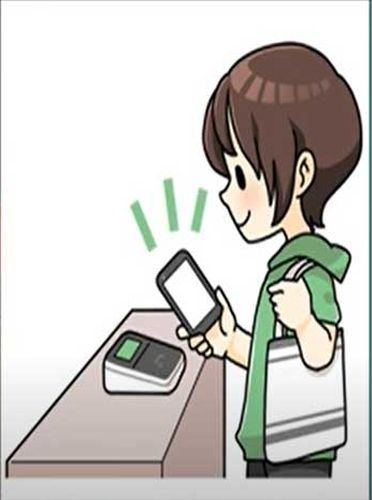
#> input picture F55121060_Isra Septia Cahyani_PCD/gambar.jpg, 372 x 500 px
$ python 'Histogram Equalization.py'
#> lines starting #> are read from the running program, lines starting #| are printed output that depends on the picture
import cv2
import numpy as np
from matplotlib import pyplot as plt

# memuat gambar skala abu-abu
img = cv2.imread('gambar.jpg', 0)
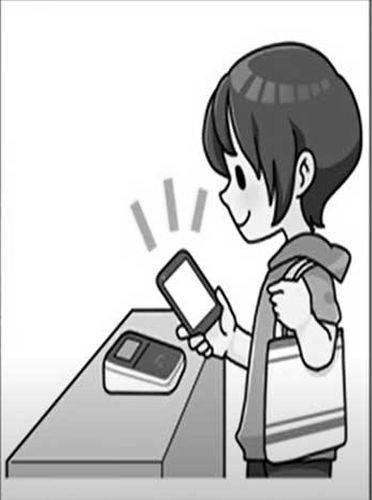
#> img: shape (500, 372); min 0, max 255, mean 201.4

# melakukan pemerataan histogram
equ = cv2.equalizeHist(img)
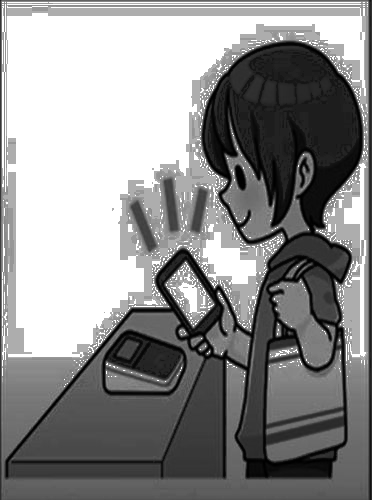
#> equ: shape (500, 372); min 0, max 255, mean 141.7

# menampilkan gambar asli dan disamakan
plt.subplot(121), plt.imshow(img, cmap='gray')
plt.title('Original Image'), plt.xticks([]), plt.yticks([])
plt.subplot(122), plt.imshow(equ, cmap='gray')
plt.title('Equalized Image'), plt.xticks([]), plt.yticks([])
plt.show()
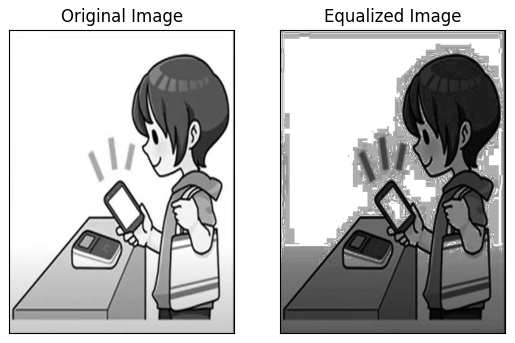
#> figure drawn by matplotlib, 2 panels

$ run again, with F55121060_Isra Septia Cahyani_PCD/image1.jpg copied over F55121060_Isra Septia Cahyani_PCD/gambar.jpg
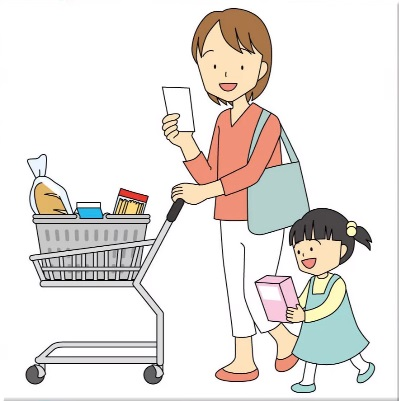
#> input picture F55121060_Isra Septia Cahyani_PCD/image1.jpg, 399 x 401 px
#> `equ = cv2.equalizeHist(img)`:
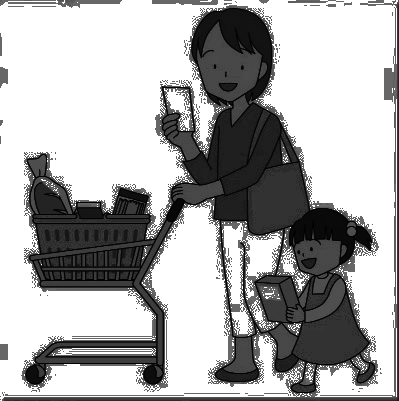
#> equ: shape (401, 399); min 0, max 255, mean 173.4
#> `plt.show()`:
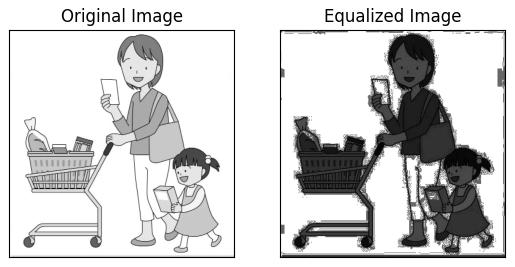
#> figure drawn by matplotlib, 2 panels
